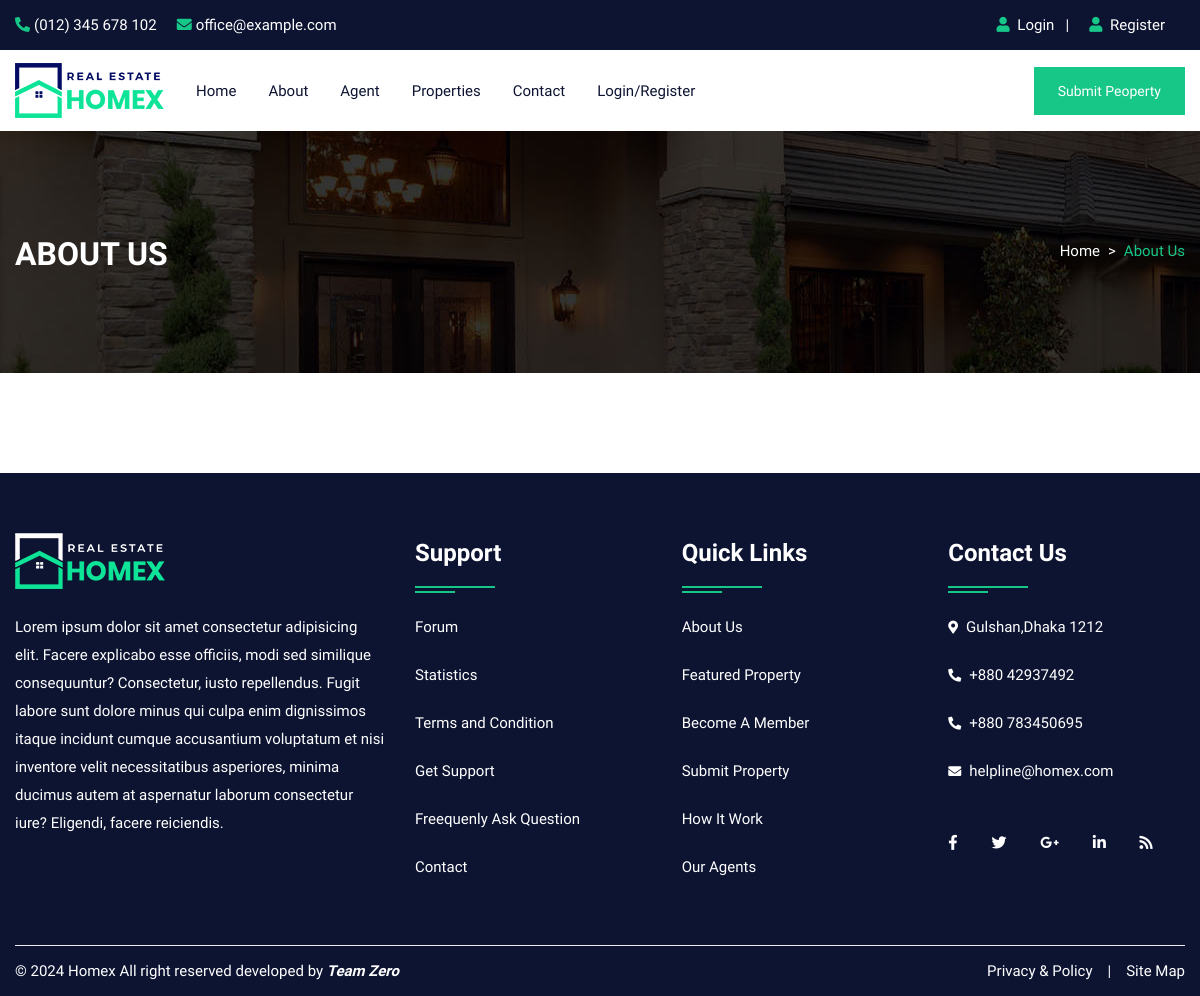
The page /about.php on the database as committed earlier.
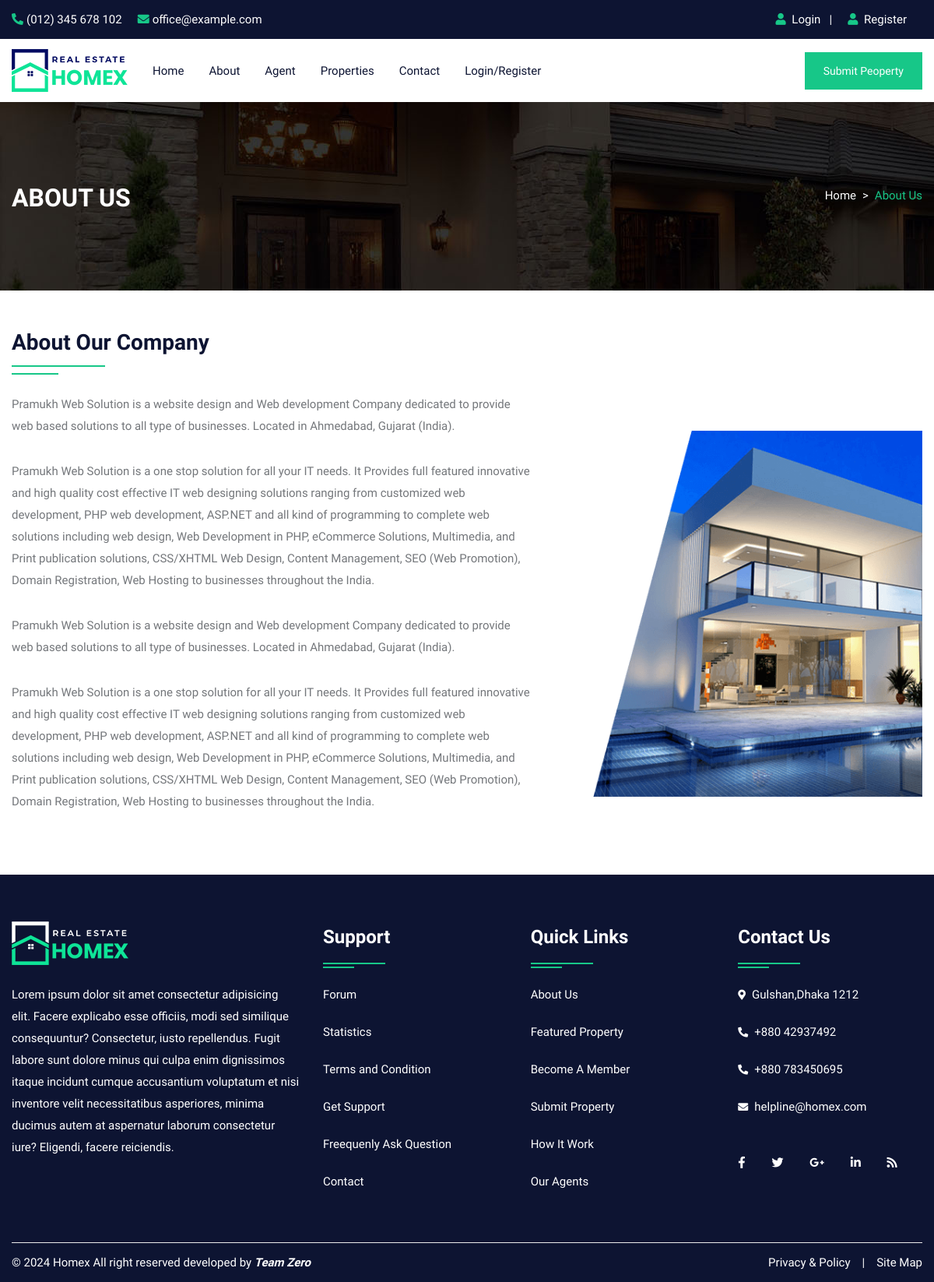
The same page on the database as committed later.
### tables this page shows
CREATE TABLE `about` (
  `id` int(10) NOT NULL,
  `title` varchar(100) NOT NULL,
  `content` longtext NOT NULL,
  `image` varchar(300) NOT NULL
);

### about.php (the view, shortened to what this page needs)
<!DOCTYPE html>
<html lang="en">
<head>
<link rel="stylesheet" type="text/css" href="css/bootstrap.min.css">
<link rel="stylesheet" type="text/css" href="css/bootstrap-slider.css">
<link rel="stylesheet" type="text/css" href="css/jquery-ui.css">
<link rel="stylesheet" type="text/css" href="css/layerslider.css">
<link rel="stylesheet" type="text/css" href="css/color.css" id="color-change">
<link rel="stylesheet" type="text/css" href="css/owl.carousel.min.css">
<link rel="stylesheet" type="text/css" href="css/font-awesome.min.css">
<link rel="stylesheet" type="text/css" href="fonts/flaticon/flaticon.css">
<link rel="stylesheet" type="text/css" href="css/style.css">
</head>
<body>
<div id="page-wrapper">
    <div class="row">
		<?php include("include/header.php");?>
        <div class="banner-full-row page-banner" style="background-image:url('images/breadcromb.jpg');">
            <div class="container">
                <div class="row">
                    <div class="col-md-6">
                        <h2 class="page-name float-left text-white text-uppercase mt-1 mb-0"><b>About US</b></h2>
                    </div>
                    <div class="col-md-6">
                        <nav aria-label="breadcrumb" class="float-left float-md-right">
                            <ol class="breadcrumb bg-transparent m-0 p-0">
                                <li class="breadcrumb-item text-white"><a href="#">Home</a></li>
                                <li class="breadcrumb-item active">About Us</li>
                            </ol>
                        </nav>
                    </div>
                </div>
            </div>
        </div>
        <div class="full-row">
            <div class="container">
				<?php
					$query=mysqli_query($con,"SELECT * FROM about");
					while($row=mysqli_fetch_array($query))
					{
				?>
				<div class="row">
                    <div class="col-md-12 col-lg-12">
                        <h3 class="double-down-line-left text-secondary position-relative pb-4 mb-4"><?php echo $row['1'];?></h3>
                    </div>
                </div>
                <div class="row about-company">
                    <div class="col-md-12 col-lg-7">
                        <div class="about-content">
                            <?php echo $row['2'];?>
                        </div>
                    </div>
                    <div class="col-md-12 col-lg-5 mt-5">
                        <div class="about-img"> <img src="admin/upload/<?php echo $row['3'];?>" alt="about image"> </div>
                    </div>
                </div>
				<?php } ?>
            </div>
        </div>
		<?php include("include/footer.php");?>
    </div>
</div>
</body>
</html>

Rows that differ between the two databases and show on the page:
added about: title "About Our Company", content "Pramukh Web Solution is a website design and Web development Company dedicated to provide web based solutions to all type of businesses. Located in Ahmedabad, Gujarat (India). Pramukh Web Solution is a one stop solution for all your IT needs. It Provides full featured innovative and high quality cost effective IT web designing solutions ranging from customized web development, PHP web development, ASP.NET and all kind of programming to complete web solutions including web design, Web Development in PHP, eCommerce Solutions, Multimedia, and Print publication solutions, CSS/XHTML Web Design, Content Management, SEO (Web Promotion), Domain Registration, Web Hosting to businesses throughout the…", image (picture)
